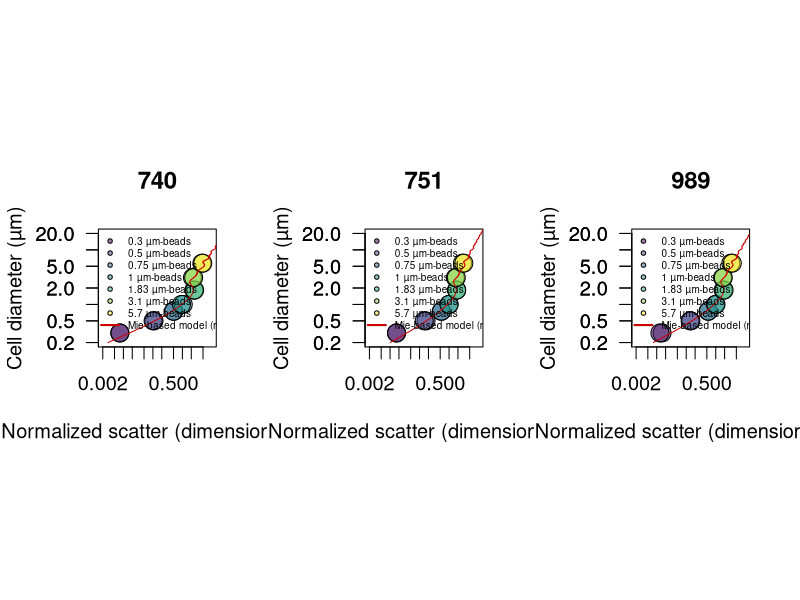

Write the R code that produced this figure. (Note: this script raises an error after producing the figure.)
library(scales)
library(viridis)
path.to.git.repository <- "~/Documents/DATA/Codes/fsc-size-calibration"
setwd(path.to.git.repository)

#############################
### scatter normalization ###
#############################

beads740 <- read.csv("740-summary.csv")
beads740$fsc <- 10^((beads740$fsc.corr.high/2^16)*3.5)
id.740 <- which(beads740$size == 1) # find 1 micron beads
beads740$normalized.fsc <- beads740$fsc/mean(beads740[id.740,'fsc'])
beads740 <- beads740[order(beads740$size),]

beads989<- read.csv("989-summary.csv")
beads989$fsc <- 10^((beads989$fsc.corr.high/2^16)*3.5)
id.989 <- which(beads989$size == 1) # find 1 micron beads
beads989$normalized.fsc <- beads989$fsc/mean(beads989[id.989,'fsc'])
beads989 <- beads989[order(beads989$size),]

beads751 <- read.csv("751-summary.csv")
beads751$fsc <- 10^((beads751$fsc.corr.high/2^16)*3.5)
id.751<- which(beads751$size == 1) # find 1 micron beads
beads751$normalized.fsc <- beads751 $fsc/mean(beads751 [id.751,'fsc'])
beads751 <- beads751[order(beads751$size),]


####################
### OPTIMIZATION ###
####################
library(DEoptim)

# Mie theory fitting
# n <- c(1.35/1.3371, 1.41/1.3371) # range given in Lehmuskero et al. Progr Oceanogr 2018
mie2 <- t(read.csv("meidata-1017.csv" ,header=F)) # low
mie1 <- t(read.csv("meidata-1031.csv" ,header=F)) # fit
mie3 <- t(read.csv("meidata-1045.csv" ,header=F)) # high
mie4 <- t(read.csv("meidata-beads.csv" ,header=F)) # particle of 1 µm, index of refraction of 1.6033

# optimization routine
sigma.lsq <- function(mie, beads, params){

     c <- params[1]
     b <- params[2]
     id <- findInterval(beads$size, mie[,1])
     scatt <- (mie[id,2]/c)^b

           df <- data.frame(obs=beads$normalized.fsc, pred=scatt)
      sigma <- mean(((df$obs - df$pred)/df$obs)^2,na.rm=T)
      return(sigma)
  }



  ######################################################
  #### compare MIE prediction with calibration beads ###
  ######################################################
png("Mie-beads-scatter.png",width=12, height=6, unit='in', res=400)

par(mfrow=c(1,3), pty='s', cex=1.2)

for(inst in c(740,751,989)){

# inst <- 740

### Optimization

if(inst == 740) beads <- beads740
if(inst == 751) beads <- beads751
if(inst == 989) beads <- beads989

beads1 <- subset(beads,  size > 0.3) # run to test optimzation across range of particle size, except 0.3 microns beads not properly analyzed.

f <- function(params) sigma.lsq(mie=mie4, beads=beads1, params)
res <- DEoptim(f, lower=c(0,0), upper=c(10000,2), control=DEoptim.control(itermax=1000, reltol=1e-8,trace=100, steptol=100, strategy=2, parallelType=0))
print(res$optim$bestval)
params <- res$optim$bestmem # optimized 'c' and 'b' values
print(params)


### CREATE LOOKUP TABLE
#d <- 0.220; e <- 1 # LINEAR Shalapyonok et al. 2001; 0.220 (Li et al. 1992, Veldhuis et al. 2004, and more studies agreed with 220 fg C um-3)
#d <- 0.54; e <- 0.85 # EXPO Roy, S., Sathyendranath, S. & Platt, T. Size-partitioned phytoplankton carbon and carbon-to-chlorophyll ratio from ocean colour by an absorption-based bio-optical algorithm. Remote Sens. Environ. 194, 177–189 (2017).
d <- 0.216; e <- 0.939 # EXPO Roy, 1. Menden-Deuer, S. & Lessard, E. J. Carbon to volume relationships for dinoflagellates, diatoms, and other protist plankton. Limnol. Oceanogr. 45, 569–579 (2000).

max.scatter <- 20
min.scatter <- 0.00001

b <- params[2]
c <- params[1]
scatter <- 10^(seq(log10(min(mie1[,2]/c)), log10(max(mie3[,2]/c)),length.out=10000))

s1 <- approx((mie1[,2]/c)^b, mie1[,1], xout=scatter)
s2 <- approx((mie2[,2]/c)^b, mie2[,1], xout=scatter)
s3 <- approx((mie3[,2]/c)^b, mie3[,1], xout=scatter)
s4 <- approx((mie1[,2]/c)^b, d*(4/3*pi*(0.5*mie1[,1])^3)^e, xout=scatter)
s5 <- approx((mie2[,2]/c)^b, d*(4/3*pi*(0.5*mie2[,1])^3)^e, xout=scatter)
s6 <- approx((mie3[,2]/c)^b, d*(4/3*pi*(0.5*mie3[,1])^3)^e, xout=scatter)

		if(inst == 740){mie_740 <- data.frame(cbind(scatter=s1$x,
                                                  diam_740_mid=s1$y,diam_740_upr=s2$y,diam_740_lwr = s3$y,
                                                  Qc_740_mid=s4$y, Qc_740_upr=s5$y, Qc_740_lwr=s6$y))
                      	mie_740 <- subset(mie_740, scatter >= min.scatter & scatter <= max.scatter)
                     	}

        if(inst == 751){mie_751 <- data.frame(cbind(scatter=s1$x,
                                                  diam_751_mid=s1$y,diam_751_upr=s2$y,diam_751_lwr = s3$y,
                                                  Qc_751_mid=s4$y, Qc_751_upr=s5$y, Qc_751_lwr=s6$y))
                      	mie_751 <- subset(mie_751, scatter >= min.scatter & scatter <= max.scatter)
                      	}
	    if(inst == 989){mie_989 <- data.frame(cbind(scatter=s1$x,
                                                  diam_989_mid=s1$y,diam_989_upr=s2$y,diam_989_lwr = s3$y,
                                                  Qc_989_mid=s4$y, Qc_989_upr=s5$y, Qc_989_lwr=s6$y))
                      	mie_989 <- subset(mie_989, scatter >= min.scatter & scatter <= max.scatter)
						}



### PLOT Observartions vs Predicted cell size
plot(beads$normalized.fsc, beads$size,log='xy', xaxt='n',xlim=c(0.002,10), ylim=c(0.2,20), bg=alpha(viridis(nrow(beads)),0.5),cex=2, pch=21, xlab="Normalized scatter (dimensionless)", ylab="Cell diameter (µm)", las=1, main=paste(inst))
axis(1, at=c(0.002,0.005,0.01,0.02,0.05,0.1,0.2,0.5,1,2,5))
axis(2, at=c(0.1,0.2,0.5,1,2,5,10,20),las=1)
lines((mie4[,2]/c)^b, mie4[,1], col='red3')
legend("topleft",cex=0.5, legend=c(paste(unique(beads$size), 'µm-beads'), "Mie-based model (n = 1.6003)"), bty='n', pch=c(rep(21,nrow(beads)/2), NA), lwd=c(rep(NA,nrow(beads)/2), 2),col=c(rep(1,nrow(beads)/2),'red3'), pt.bg=alpha(c(viridis(nrow(beads)/2), 'red3'),0.5))

}
dev.off()



mie <- data.frame(cbind(mie_740, mie_751[,-1], mie_989[,-1]))

write.csv(mie, "calibrated-mie.csv", row.names=F, quote=F)





#####################
### PHYTOPLANKTON ### validation
#####################
library(scales)
library(viridis)

path.to.git.repository <- "~/Documents/DATA/Codes/fsc-size-calibration"
setwd(path.to.git.repository)

### SIZE
culture <- read.csv("scatter_calibration.csv")
culture$norm.fsc <- culture$fsc / culture$fsc.beads
culture$norm.fsc.sd <- culture$fsc.sd / culture$fsc.beads
culture$volume <- 4/3 * pi * (culture$diameter/2)^3
culture$volume.sd <- culture$volume * culture$diameter.sd/culture$diameter

culture2 <- aggregate(culture, by=list(culture$species), FUN=mean)
culture2 <- subset(culture2, Group.1 !="Phaeodactylum tricornutum") # remove non-spherical cells
culture2 <- culture2[order(culture2$norm.fsc),]

mie <- read.csv("calibrated-mie.csv")
inst <- 740


png("Size-scatter.png",width=12, height=6, unit='in', res=200)

  par(mfrow=c(1,1), pty='s',cex=1.2)
  plot(culture2$norm.fsc, culture2$diameter, log='xy', pch=NA,ylab=substitute(paste("Cell diameter (",mu,"m)")), xlab="Normalized scatter (dimensionless)",cex=2, xaxt='n', yaxt='n', xlim=c(0.002,10), ylim=c(0.2,20), main=paste(inst))
  with(culture2, arrows(norm.fsc, diameter-culture2$diameter.sd, norm.fsc, diameter + culture2$diameter.sd,  code = 3, length=0, col='grey',lwd=2))
  with(culture2, arrows(norm.fsc-norm.fsc.sd, diameter, norm.fsc+norm.fsc.sd, diameter,  code = 3, length=0,col='grey',lwd=2))
  lines(mie$scatter, mie[,paste0("diam_",inst,"_mid")], col='red3', lwd=2)
  lines(mie$scatter, mie[,paste0("diam_",inst,"_upr")], col='grey', lwd=2)
  lines(mie$scatter, mie[,paste0("diam_",inst,"_lwr")], col='grey', lwd=2)
  axis(1, at=c(0.002,0.005,0.01,0.02,0.05,0.1,0.2,0.5,1,2,5))
  axis(2, at=c(0.1,0.2,0.5,1,2,5,10,20),las=1)
  points(culture2$norm.fsc, culture2$diameter, bg=alpha(viridis(nrow(culture2)),0.5), pch=21,cex=2)
  legend("topleft",legend=c(as.vector(culture2$Group.1), "Mie-based model (n = 1.38 +/- 0.3)"), cex=0.5, pch=c(rep(21,nrow(culture2)),NA), lwd=c(rep(NA,nrow(culture2)),2), bty='n',
            pt.bg=alpha(viridis(nrow(culture2)),0.5), col=c(rep(1,nrow(culture2)),'red3'), text.font=c(rep(3,nrow(culture2)),1))

dev.off()



### correlation
id <- findInterval(culture2$norm.fsc, mie$scatter)
df <- data.frame(observed=culture2$diameter, predicted=mie[id,paste0("diam_",inst,"_mid")])
reg <- lm(observed ~ predicted, data=df)
summary(reg)
